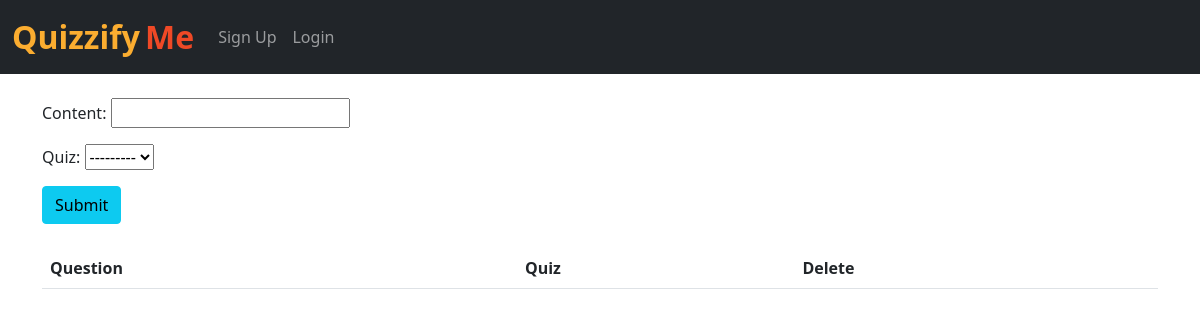
Before: /api/add_question/ with the older database file.
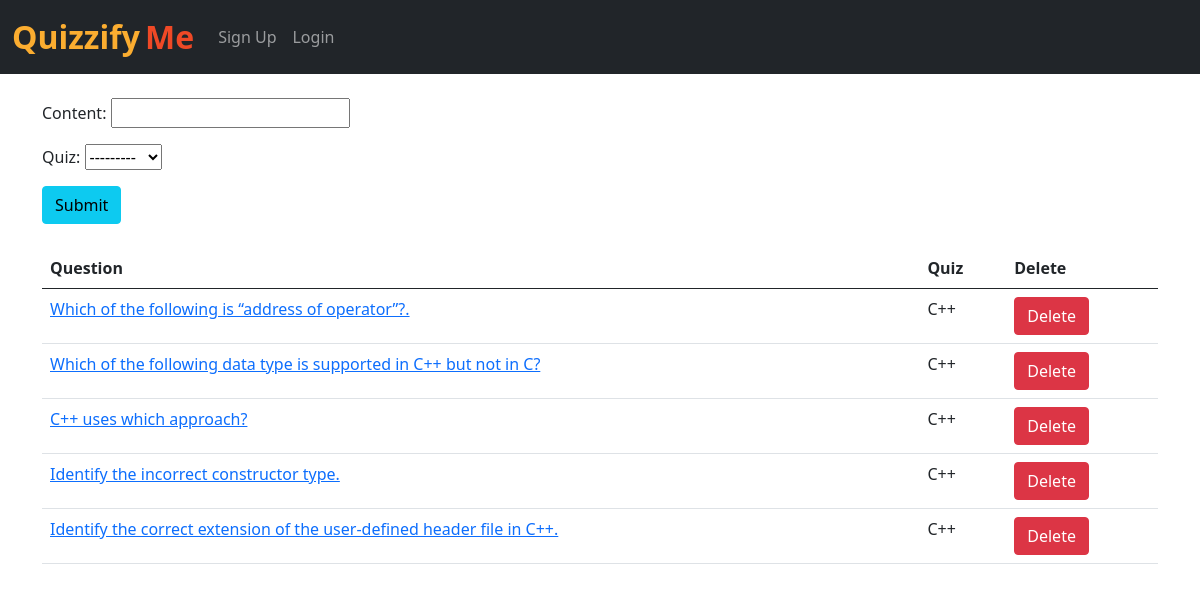
After: the same page with the newer database file.
### frontend/models.py (models this page shows, shortened)
class Question(models.Model):
    content = models.CharField(max_length=200)
    quiz = models.ForeignKey(Quiz, on_delete=models.CASCADE)

class Quiz(models.Model):
    name = models.CharField(max_length=50)
    desc = models.CharField(max_length=500)
    number_of_questions = models.IntegerField(default=1)
    time = models.IntegerField(help_text="Duration of the quiz in seconds", default="1")
    code = models.CharField(max_length=8, default='abc123')
    admin_id = models.IntegerField(default=1)
    def __str__(self):
        return self.name

### frontend/views.py (the view)
# urls.py: path('add_question/', views.add_question, name='add_question'),
def add_question(request):
    questions = Question.objects.all()
    questions = Question.objects.filter().order_by('-id')
    if request.method=="POST":
        form = QuestionForm(request.POST)
        if form.is_valid():
            form.save()
            return render(request, "frontend/add_question.html")
    else:
        form=QuestionForm()
    return render(request, "frontend/add_question.html", {'form':form, 'questions':questions})

### frontend/forms.py
class QuestionForm(forms.ModelForm):
    class Meta:
        model = Question
        fields = ('content', 'quiz')

### frontend/templates/frontend/add_question.html (shortened to what this page needs)
{% extends 'frontend/base.html' %}
{% block body %}
<div class="container mt-4">
  <form action="/add_question/" method="POST"> {% csrf_token %}
    {{ form.as_p }}
    <button type="submit" class="btn btn-info">Submit</button>
  </form>
  <br>
  <table class="table">
    <thead>
      <tr>
        <th>Question</th>
        <th>Quiz</th>
        <th>Delete</th>
      </tr>
    </thead>
    {% for question in questions %}
    <tr>
      <td><a href="/add_options/{{question.id}}/">{{question.content}}</a></td>
      <td>{{question.quiz}}</td>
      <td><a href="/delete_question/{{question.id}}/" class="btn btn-danger">Delete</a></td>
    </tr>
    {% endfor %}
  </table>
</div>
{% endblock %}

Changed rows visible on the page:
added Question: content "Which of the following is “address of operator”?.", quiz "C++"
added Question: content "Which of the following data type is supported in C++ but not in C?", quiz "C++"
added Question: content "C++ uses which approach?", quiz "C++"
added Question: content "Identify the incorrect constructor type.", quiz "C++"
added Question: content "Identify the correct extension of the user-defined header file in C++.", quiz "C++"
